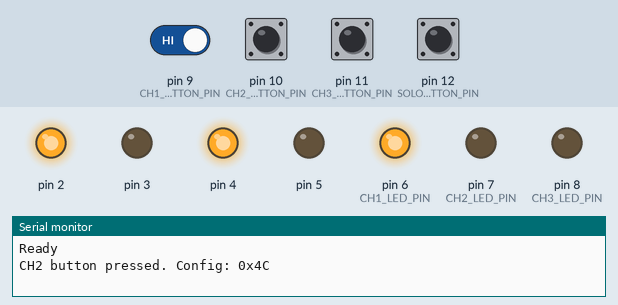
Recording of a sketch running on a simulated Arduino Uno, built with avr-gcc and run on an emulated ATmega328P. Parts: output pins drawn as LEDs (lit = HIGH), the last lines printed to the serial monitor. Inputs (shaded band) come from the test bench; at power-on: pin 9 (CH1_BUTTON_PIN) HIGH, pin 10 (CH2_BUTTON_PIN), pin 11 (CH3_BUTTON_PIN), pin 12 (SOLO_BUTTON_PIN) LOW. EEPROM starts erased.

Above: at 3.5 s.
3.6 s: pin 10 (CH2_BUTTON_PIN) pulled HIGH for 0.15 s
At 4.3 s:
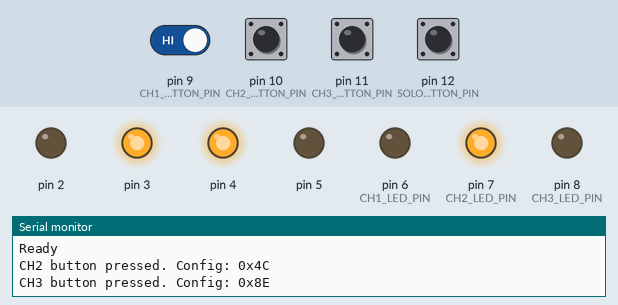
5.2 s: pin 11 (CH3_BUTTON_PIN) pulled HIGH for 0.15 s
At 5.5 s:
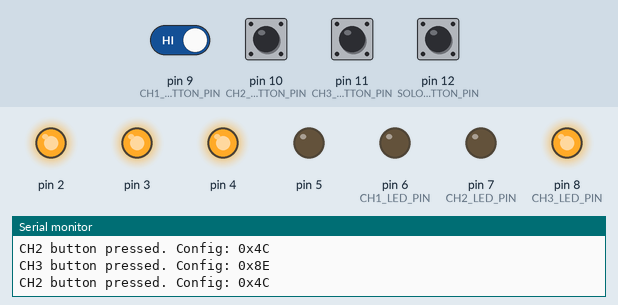
6.8 s: pin 10 (CH2_BUTTON_PIN) pulled HIGH for 1 s
At 8.0 s:
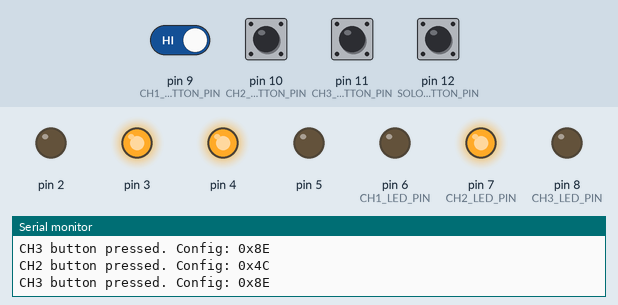
9.3 s: pin 11 (CH3_BUTTON_PIN) pulled HIGH for 1 s
At 9.9 s:
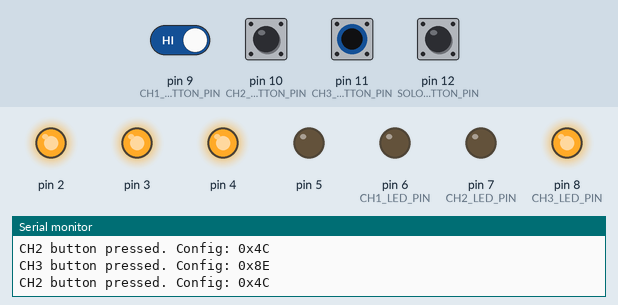
11.8 s: pin 9 (CH1_BUTTON_PIN) driven LOW and pin 10 (CH2_BUTTON_PIN) driven HIGH
At 13.0 s:
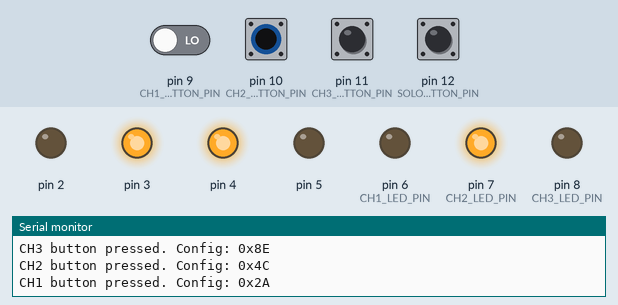
13.3 s: pin 9 (CH1_BUTTON_PIN) driven HIGH and pin 11 (CH3_BUTTON_PIN) driven HIGH
At 14.1 s:
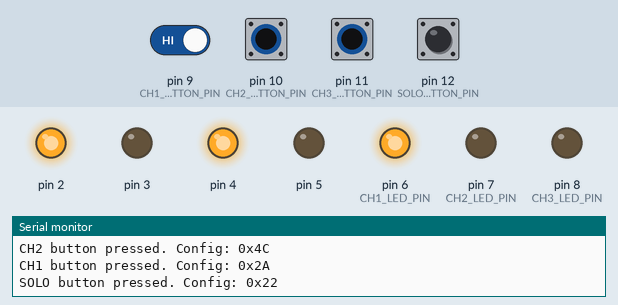
Timing chart, 0 to 15.8 s (numbered marks = the images above; inputs shaded):
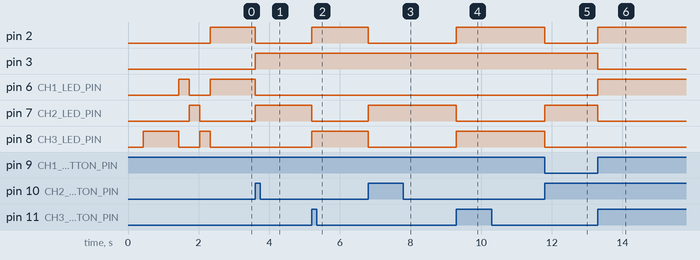

The sketch:

happyswitch.ino
```cpp
// (licence header left out)
#include <EEPROM.h>

#define DEBUG 1
#define RAW_DEBUG 0					// Raw debug can cause timing issue!
#define MIDI_BAUD_RATE 31250		// RX baudrate (MIDI)
#define DEBUG_BAUD_RATE 38400		// TX baudrate (DEBUG text)
#define MIDI_CHANNEL 0x00			// 0x00 = Channel 1

#define CH1_LED_PIN 6
#define CH2_LED_PIN 7
#define CH3_LED_PIN 8

#define CH1_BUTTON_PIN 9
#define CH2_BUTTON_PIN 10
#define CH3_BUTTON_PIN 11
#define SOLO_BUTTON_PIN 12
#define FX_BUTTON_PIN 13

uint8_t programChangeDetected = 0;
uint8_t currentProgram, currentConfig = 0x00;
uint8_t midiByte;

uint8_t lock;

uint8_t config = B00101010;	// Safe config: CH1 on, SOLO off, FX off

#if DEBUG == 1
	uint8_t raw_debug = RAW_DEBUG;
	char debugMessage[256];

	void debug() {
		// set DEBUG baud rate
		Serial.begin(DEBUG_BAUD_RATE);
		Serial.println(debugMessage);
		Serial.flush();
		// set MIDI baud rate
		Serial.begin(MIDI_BAUD_RATE);
	}
#endif

void setup() {
	// set 7-2 pins as output without touching 1-0 pins (tx, rx)
	DDRD |= B11111100;
	// set 13-9 pins as input, 8 as output
	DDRB = B00000001;

	// Init the serial port with MIDI baud rate
	Serial.begin(31250);
	Serial.flush();

	// First boot, reinit all memory slots to default config
	if (EEPROM.read(0xFF) != 0x99) {
		uint8_t i;
		for (i=0x01; i<=0x7F; i++) {
			EEPROM.write(i, config);
		}
		EEPROM.write(0xFF, 0x99);

		// feedback
		digitalWrite(CH3_LED_PIN, HIGH);
		delay(1000);
		digitalWrite(CH3_LED_PIN, LOW);
	}

	// Blink CH1,2,3 LEDs to give a feedback to the user
	uint8_t led;
	for (led=CH1_LED_PIN; led<=CH3_LED_PIN; led++) {
		digitalWrite(led, HIGH);
		delay(300);
		digitalWrite(led, LOW);
	}

	// apply default config
	applyConfig();

	#if DEBUG == 1
		sprintf(debugMessage, "Ready");
		debug();
	#endif
}

void loop() {
	uint8_t bitmask = B00011000;
	currentConfig = config;
	lock = 0;

	// For CH1,CH2 and CH3 we need to preserve SOLO and FX bits,
	// so we need to use bitmask to protect them.
	// config = config & bitmask | newValue

	if (!digitalRead(CH1_BUTTON_PIN)) {
		//config = config & bitmask | B00100100;
		config = config & bitmask | B00100010;
		lock = CH1_BUTTON_PIN;
		#if DEBUG == 1
			sprintf(debugMessage, "CH1 button pressed. Config: 0x%02X", config);
			debug();
		#endif
	} else if (!digitalRead(CH2_BUTTON_PIN)) {
		//config = config & bitmask | B01000010;
		config = config & bitmask | B01000100;
		lock = CH2_BUTTON_PIN;
		#if DEBUG == 1
			sprintf(debugMessage, "CH2 button pressed. Config: 0x%02X", config);
			debug();
		#endif
	} else if (!digitalRead(CH3_BUTTON_PIN)) {
		//config = config & bitmask | B10000110;
		config = config & bitmask | B10000110;
		lock = CH3_BUTTON_PIN;
		#if DEBUG == 1
			sprintf(debugMessage, "CH3 button pressed. Config: 0x%02X", config);
			debug();
		#endif
	} else if (!digitalRead(SOLO_BUTTON_PIN)) {
		lock = SOLO_BUTTON_PIN;
		config ^= B00001000;
		#if DEBUG == 1
			sprintf(debugMessage, "SOLO button pressed. Config: 0x%02X", config);
			debug();
		#endif
	} else if (!digitalRead(FX_BUTTON_PIN)) {
		lock = FX_BUTTON_PIN;
		config ^= B00010000;
		#if DEBUG == 1
			sprintf(debugMessage, "FX button pressed. Config: 0x%02X", config);
			debug();
		#endif
	}

	waitUntilButtonReleased();

	applyConfig();
}

void waitUntilButtonReleased() {
	while (lock && !digitalRead(lock)) {
		delay(1);
	}
}

void applyConfig() {
	uint8_t bitmask;

	// if nothing has changed, do nothing
	if (currentConfig == config) {
		delay(1);
		return;
	}

	// Write [CH2 LED][CH1 LED][FX][SOLO][VCHB][VCHA] config bits directly on PORTD
	// we need to preserve last 2 bits (D1,D0 used by tx & rx) using bitmask
	bitmask = B00000011;
	PORTD = PORTD & bitmask | config << 1;

	// Write [CH3 LED] config bit directly on PORTB
	// we need to protect any other bits
	bitmask = B11111110;
	PORTB = PORTB & bitmask | config >> 7;

	// avoid to store program at boot time
	if (currentProgram != 0x00) {
		EEPROM.write(currentProgram, config);
	}
}

void readConfig() {
	config = EEPROM.read(currentProgram);
	applyConfig();
}

void serialEvent() {
	if (Serial.available()) {
		midiByte = (uint8_t)Serial.read();
		#if DEBUG == 1
			// Ignore active sensing message.
			// This message is intended to be sent repeatedly (every
			// 300ms) to tell the receiver that a connection is alive.
			// Use of this message is optional.
			if (raw_debug && midiByte != 0xFE) {
				sprintf(debugMessage, "MIDI RAW DATA: 0x%02X - programChangeDetected is %d", midiByte, programChangeDetected);
				debug();
			}
		#endif

		// if we received a program change STATUS byte on my channel
		if (!programChangeDetected && midiByte == 0xC0|MIDI_CHANNEL) {
			programChangeDetected = 1;
			#if DEBUG == 1
				if (raw_debug) {
					sprintf(debugMessage, "Program change detected, waiting for data byte");
					debug();
				}
			#endif
		}

		// if there is a DATA byte
		if (programChangeDetected && midiByte >= 0x00 && midiByte <= 0x7F) {
			programChangeDetected = 0;
			#if DEBUG == 1
				sprintf(debugMessage, "Status & Data byte received! Program Change %d detected on MIDI channel %d", midiByte, MIDI_CHANNEL + 1);
				debug();
			#endif
			if (midiByte != currentProgram) {
				currentProgram = midiByte;
				readConfig();
			}
		}
	}
}
```

Measured:
- after the input at 3.6 s, pin 2, pin 6 (CH1_LED_PIN): HIGH → LOW at once; pin 3, pin 7 (CH2_LED_PIN): LOW → HIGH at once
- after the input at 5.2 s, pin 2, pin 8 (CH3_LED_PIN): LOW → HIGH at once; pin 7 (CH2_LED_PIN): HIGH → LOW at once
- after the input at 6.8 s, pin 2, pin 8 (CH3_LED_PIN): HIGH → LOW at once; pin 7 (CH2_LED_PIN): LOW → HIGH at once
- after the input at 9.3 s, pin 2, pin 8 (CH3_LED_PIN): LOW → HIGH at once; pin 7 (CH2_LED_PIN): HIGH → LOW at once
- after the input at 11.8 s, pin 2, pin 8 (CH3_LED_PIN): HIGH → LOW at once; pin 7 (CH2_LED_PIN): LOW → HIGH at once
- after the input at 13.3 s, pin 2, pin 6 (CH1_LED_PIN): LOW → HIGH at once; pin 3, pin 7 (CH2_LED_PIN): HIGH → LOW at once
